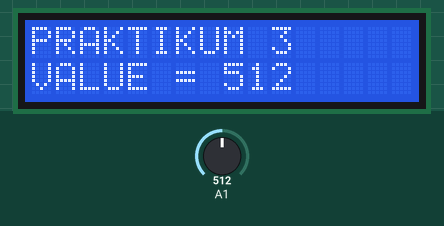
A sketch run on a simulated Arduino Uno, built with avr-gcc and run on an emulated ATmega328P. Shown: 16×2 character LCD. The inputs (shaded band) are chosen by the test bench; at power-on: A1 = 512.

Above: at 1.2 s.
1.3 s: A1 set to 716
At 2.3 s:
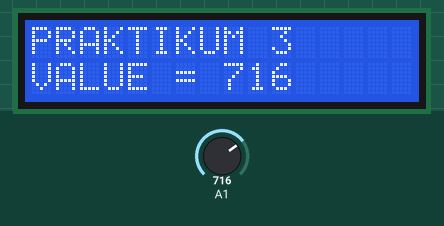
3.0 s: A1 set to 900
At 3.7 s:
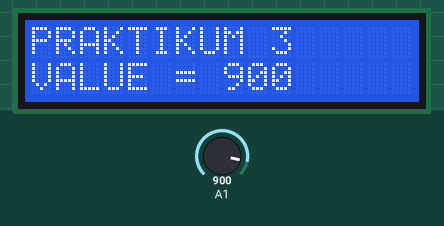
4.5 s: A1 set to 1023
At 5.0 s:
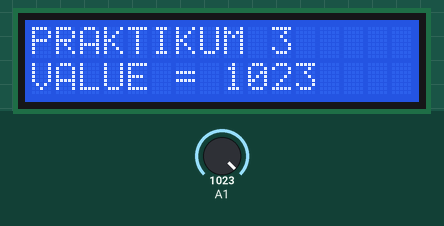
Timing chart, 0 to 7.5 s (numbered marks = the images above; inputs shaded):
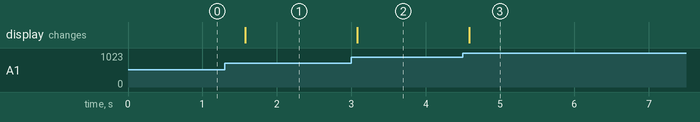

The sketch:

PRAKTIKUM_4_1.ino
```cpp
#include  <LiquidCrystal.h>
LiquidCrystal lcd(2,3,4,5,6,7);

void  setup()
{
  lcd.begin(16,2);
  lcd.clear();
  lcd.setCursor(0,0);
  lcd.print("PRAKTIKUM 3");
  analogReference(INTERNAL);
}

void  loop()  {
unsigned  int  dataADC  =  analogRead(A1);
lcd.setCursor(0,1);
lcd.print("VALUE = ");
lcd.print(dataADC);
delay(500);
}
```

Measured:
- after the input at 1.3 s, the display: changes after 0.27 s (image 1)
- after the input at 3.0 s, the display: changes after 0.08 s (image 2)
- after the input at 4.5 s, the display: changes after 0.08 s (image 3)
